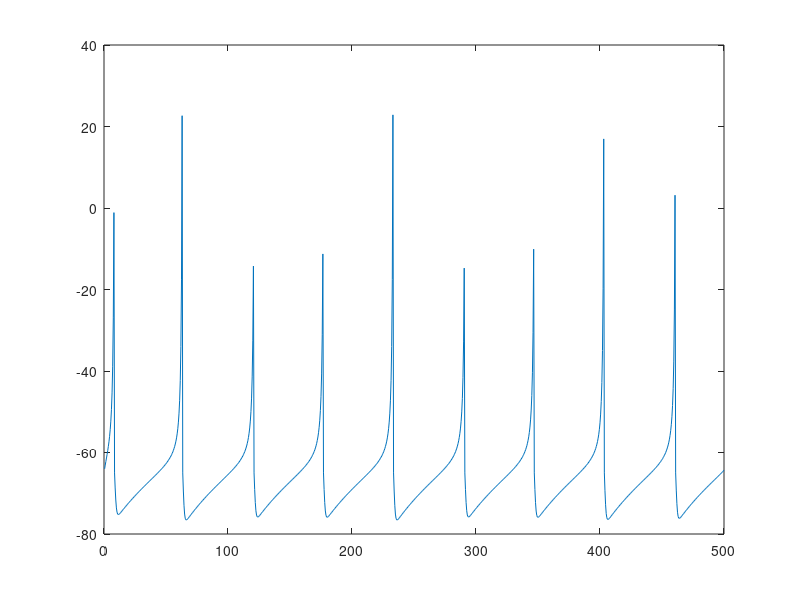

Write the MATLAB code that produced this figure.
%Initialize a,b,c,d of Izhikevich model

a = 0.02;
b = 0.2;
c = -65;
d = 8;

%Initialize v, u and I

v = c;
u = b * v;
I = 5;

%Initialize arrays

V=zeros(1 , 1000);
T=zeros(1, 1000);

%Initialize Time Constant

TC = 0.5;

for t = 1:1000
    
    v = v + TC * (0.04 * v^2 + 5*v + 140 - u + I);

    u = u + a*(b*v -u);

    if v >= 30
        v = c;
        u = u + d;
    end
    
    T(t) = t * TC;
    
    V(t) = v;

end;

%Plot V vs T;
plot(T,V);
